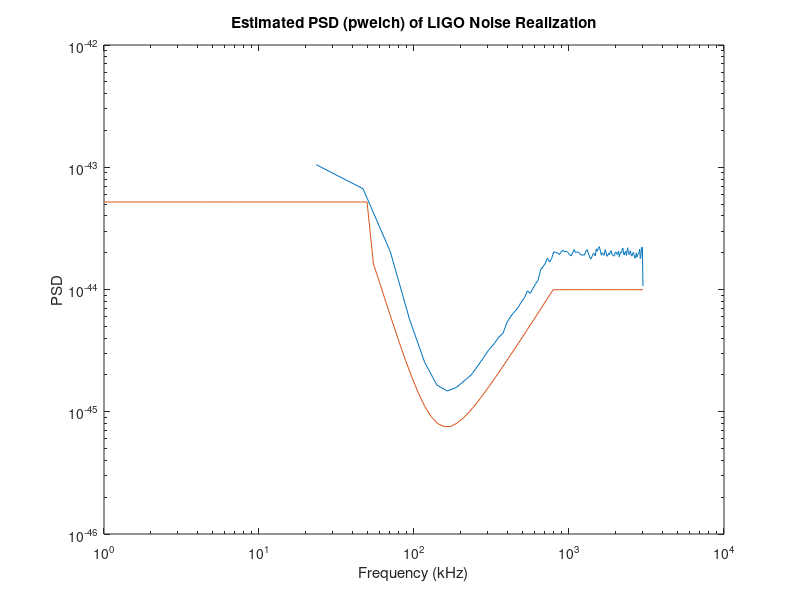

MATLAB code to generate this figure:
%Simulating LIGO noise using colGauss..& statgauss..functions to produce noise
%realization & estimate the PSD

%Reading the LIGO sensitivity PSD 
iLIGOS= load('iLIGOSensitivity.txt', 'ascii'); 

%Sampling frequency for noise realization
%Change my Hz multiple times notice my function for filtering PSD 
sampFreq = 6000; %Hz
%Number of samples to generate
nSamples = 10*sampFreq;
timeVec = (0:(nSamples-1))/sampFreq; %Time samples

%Pre-Filtereing S(f<=50)=S(f=50) & S(f>=700)=S(f=700)
lowcutoff = 50; %Hz
highcutoff = 700; %Hz 

%Low & high cutoff frequency 
low = iLIGOS(40,2); 
iLIGOS(1:42,2) = low;

high = iLIGOS(71,2);
iLIGOS(71:end,2) = high;

iLIGOS(2:end+1,:) = iLIGOS;
iLIGOS(1,1) = 0; %Hz
iLIGOS(1,2) = low;

iLIGOS = iLIGOS(1:85,:); % Cut window to 85
iLIGOS(85,1) = 3000; %Hz


% Design FIR filter with T(f)= square root of target PSD
fltrOrdr = 500;
freqVec = iLIGOS(:,1);
%FIXME iLIGOS is already sqrt(PSD); review the lab slides.
%sqrtPSD = sqrt(iLIGOS(:,2));
%b = fir2(fltrOrdr,freqVec/(sampFreq/2),sqrtPSD);
b = fir2(fltrOrdr,freqVec/(sampFreq/2),iLIGOS(:,2));

%Generate a WGN realization and pass it through the designed filter
inNoise = randn(1,nSamples); %generates nsample realization of zero mean
outNoise = sqrt(sampFreq)*fftfilt(b,inNoise); 


%Estimate the PSD using pwelch 
[pxx,f]=pwelch(outNoise, 256,[],[],sampFreq);
figure;
loglog(f,pxx);
title('Estimated PSD (pwelch) of LIGO Noise Realization');
xlabel('Frequency (kHz)');
ylabel('PSD'); 
%SDM plotting the square of the supplied curve to see if it matches
hold on;
loglog(iLIGOS(:,1),iLIGOS(:,2).^2);
